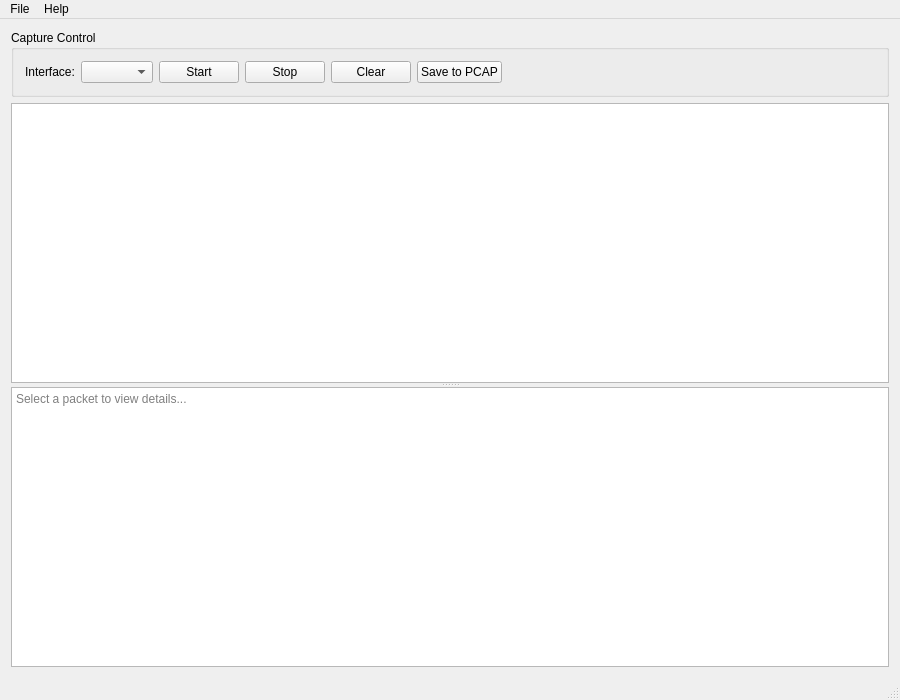
<?xml version="1.0" encoding="UTF-8"?>
<ui version="4.0">
 <class>MainWindow</class>
 <widget class="QMainWindow" name="MainWindow">
  <property name="geometry">
   <rect>
    <x>0</x>
    <y>0</y>
    <width>900</width>
    <height>700</height>
   </rect>
  </property>
  <property name="windowTitle">
   <string>Network Sniffer</string>
  </property>
  <widget class="QWidget" name="centralWidget">
   <layout class="QVBoxLayout" name="verticalLayout">
    <item>
     <widget class="QGroupBox" name="controlGroupBox">
      <property name="title">
       <string>Capture Control</string>
      </property>
      <layout class="QHBoxLayout" name="horizontalLayout">
       <item>
        <widget class="QLabel" name="interfaceLabel">
         <property name="text">
          <string>Interface:</string>
         </property>
        </widget>
       </item>
       <item>
        <widget class="QComboBox" name="interfaceComboBox">
         <property name="toolTip">
          <string>Select network interface to capture packets</string>
         </property>
        </widget>
       </item>
       <item>
        <widget class="QPushButton" name="startButton">
         <property name="text">
          <string>Start</string>
         </property>
        </widget>
       </item>
       <item>
        <widget class="QPushButton" name="stopButton">
         <property name="text">
          <string>Stop</string>
         </property>
        </widget>
       </item>
       <item>
        <widget class="QPushButton" name="clearButton">
         <property name="text">
          <string>Clear</string>
         </property>
        </widget>
       </item>
       <item>
        <widget class="QPushButton" name="saveButton">
         <property name="text">
          <string>Save to PCAP</string>
         </property>
         <property name="toolTip">
          <string>Save captured packets to PCAP file</string>
         </property>
        </widget>
       </item>
       <item>
        <spacer name="horizontalSpacer">
         <property name="orientation">
          <enum>Qt::Horizontal</enum>
         </property>
         <property name="sizeHint" stdset="0">
          <size>
           <width>40</width>
           <height>20</height>
          </size>
         </property>
        </spacer>
       </item>
      </layout>
     </widget>
    </item>
    <item>
     <widget class="QSplitter" name="splitter">
      <property name="orientation">
       <enum>Qt::Vertical</enum>
      </property>
      <widget class="QTableView" name="packetTableView">
       <property name="editTriggers">
        <set>QAbstractItemView::NoEditTriggers</set>
       </property>
       <property name="alternatingRowColors">
        <bool>true</bool>
       </property>
       <property name="selectionBehavior">
        <enum>QAbstractItemView::SelectRows</enum>
       </property>
      </widget>
      <widget class="QTextEdit" name="detailsTextEdit">
       <property name="readOnly">
        <bool>true</bool>
       </property>
       <property name="placeholderText">
        <string>Select a packet to view details...</string>
       </property>
      </widget>
     </widget>
    </item>
   </layout>
  </widget>
  <widget class="QMenuBar" name="menuBar">
   <property name="geometry">
    <rect>
     <x>0</x>
     <y>0</y>
     <width>900</width>
     <height>22</height>
    </rect>
   </property>
   <widget class="QMenu" name="menuFile">
    <property name="title">
     <string>File</string>
    </property>
    <addaction name="actionExit"/>
   </widget>
   <widget class="QMenu" name="menuHelp">
    <property name="title">
     <string>Help</string>
    </property>
    <addaction name="actionAbout"/>
   </widget>
   <addaction name="menuFile"/>
   <addaction name="menuHelp"/>
  </widget>
  <widget class="QStatusBar" name="statusBar"/>
  <action name="actionExit">
   <property name="text">
    <string>Exit</string>
   </property>
  </action>
  <action name="actionAbout">
   <property name="text">
    <string>About</string>
   </property>
  </action>
 </widget>
 <layoutdefault spacing="6" margin="11"/>
 <resources/>
 <connections>
  <connection>
   <sender>actionExit</sender>
   <signal>triggered()</signal>
   <receiver>MainWindow</receiver>
   <slot>close()</slot>
   <hints>
    <hint type="sourcelabel">
     <x>-1</x>
     <y>-1</y>
    </hint>
    <hint type="destinationlabel">
     <x>399</x>
     <y>299</y>
    </hint>
   </hints>
  </connection>
 </connections>
</ui>
